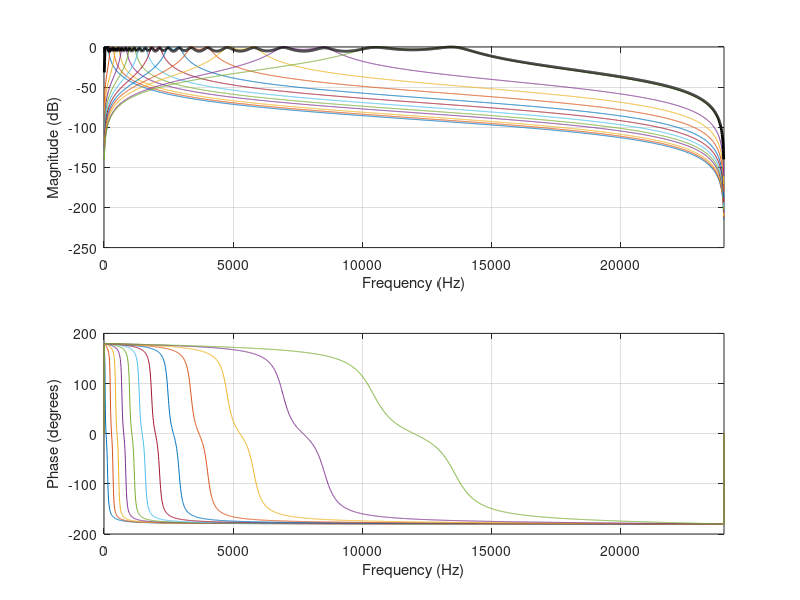

This figure's MATLAB source:
clear all
close all
clc

pkg load signal
pkg load control
output_precision(16)

% Script generates coefficients for SOS IIR bandpass filters

fs = 48000;
H = 2048;

% Bark scale center frequencies & bandwidths
bands_cf = [50+150 250+350 450+570 700+840 1000+1170 1370+1600 1850+2150 2500+2900 3400+4000 4800+5800 7000+8500 10500+13500]/2;
bands_bw = [80+100 100+100 110+120 140+150 160+190   210+240   280+320   380+450   550+700   900+1100  1300+1800 2500+3500]/3;
N = 12; % number of bands
fn = 2; % bandpass filter order = fn * 2
rip = 3; % passband ripple in dB
hsum = zeros(H,1); % Sum of filters frequency responses
tic
figure;
for n=1:N
  f0 = (bands_cf(n)-bands_bw(n))*2/fs;
  f1 = (bands_cf(n)+bands_bw(n))*2/fs;
  [z, p, k] = cheby1(fn, rip, [f0 f1]); % Chebyshev-type 1 filter design
  [b, a] = zp2tf(z, p, k);
  freqz(b,a,H,fs);
  [h, w] = freqz(b,a, H,fs);
  hsum = hsum + h;
  subplot(2, 1, 1); grid on; hold on;
  if n == N
    % Plot filters frequency responses
    plot(w, mag2db(abs(hsum)), 'k','linewidth', 2);
  endif
  subplot(2, 1, 2); grid on; hold on;
  
  % Generate c++ arrays of coeffs
  sos = zp2sos(z, p, k);
  fsos = [[sos(1, 1:3) sos(1, 5:6)]; [sos(2, 1:3) sos(2, 5:6)]];
  fsos(1, 4:5) = -fsos(1, 4:5);
  fsos(2, 4:5) = -fsos(2, 4:5); 
  printf('/* Band %d: %.1f Hz - %.1f Hz */\n', n, f0*fs/2, f1*fs/2);
  printf('static constexpr std::array<float, 10> bandpass_%d_coeffs\n{\n    ', n);
  printf('%.16f,', fsos(1, :)); printf('\n    ');
  printf('%.16f,', fsos(2, 1:4)); printf('%.16f', fsos(2, 5)); printf('\n};');
  printf('\n');
end
